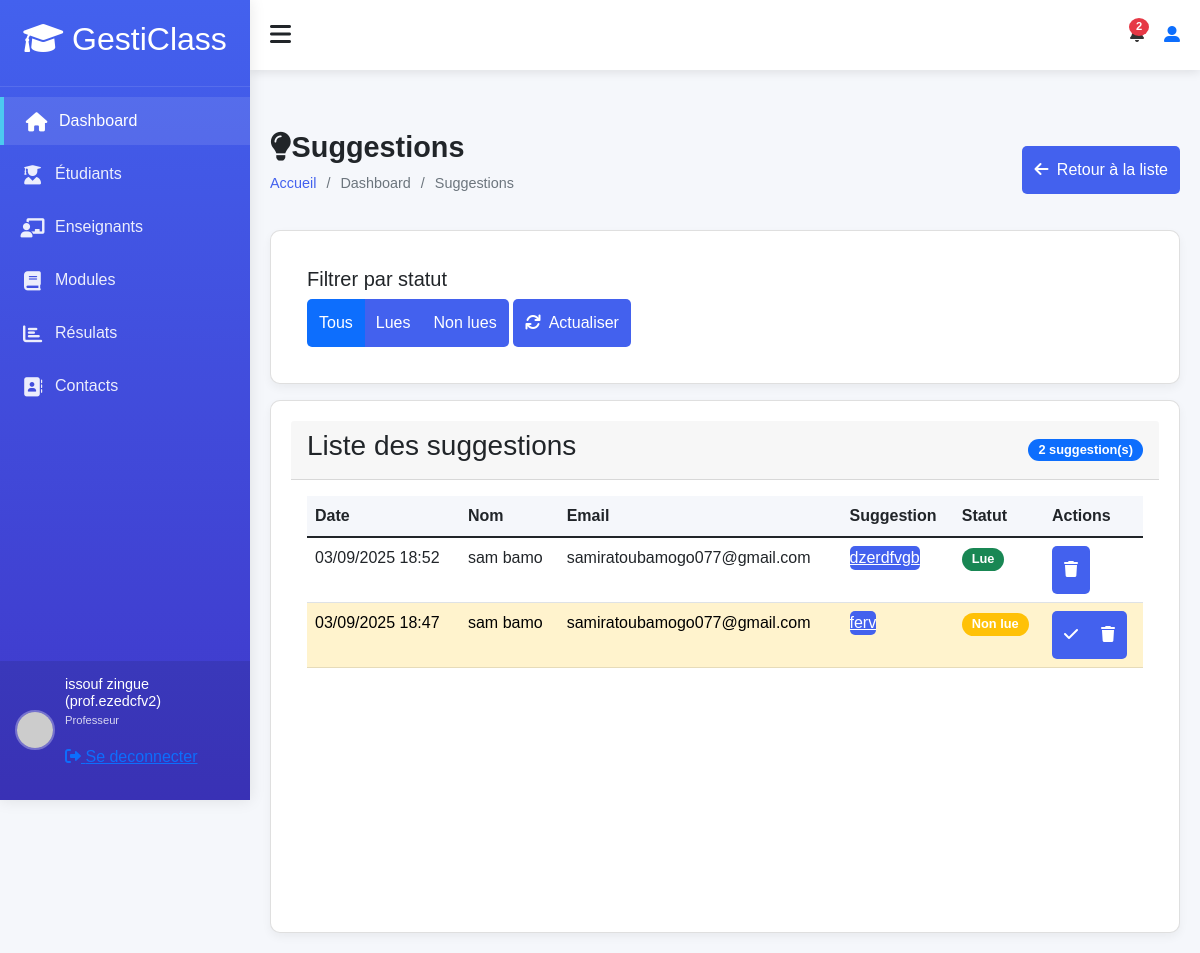
The app's page /dashboard/suggestions/ (signed in) with its own data.
### accounts/models.py (models this page shows, shortened)
class User(AbstractUser):
    ROLE_CHOICES = (
        ('admin', 'Administrateur'),
        ('teacher', 'Enseignant'),
        ('student', 'Élève'),
    )
    profil = models.CharField(max_length=10, choices=ROLE_CHOICES, default='student')
    phone = models.CharField(max_length=20, blank=True)
    birth_date = models.DateField(null=True, blank=True)
    photo = models.ImageField(upload_to='users/', null=True, blank=True)
    specialty = models.CharField(max_length=100, null=True, blank=True)
    hire_date = models.DateField(null=True, blank=True)
    address = models.TextField(blank=True)
    is_student = models.BooleanField(default=False)
    is_teacher = models.BooleanField(default=False)
    phone_number = models.CharField(max_length=15, blank=True)
    date_of_birth = models.DateField(null=True, blank=True)
    def __str__(self):
        return f"{self.first_name} {self.last_name} ({self.username})"
    def is_teacher(self):
        return self.profil == 'teacher'
    def is_student(self):
        return self.profil == 'student'
    class Meta:
        permissions = [
        ("peut_acceder_module", "Peut acceder au module"),
        ("peut_acceder_aux_eleve", "Peut acceder aux eleves"),
        ("peut_acceder_aux_enseignants", "peut acceder aux enseigants"),
        ("peut_acceder_aux_roles", "peut acceder aux roles"),
        ("peut_acceder_au_student_dashboard", "Peut accéder au tableau de bord étudiant"),
        ("peut_acceder_au_teacher_dashboard", "Peut accéder au tableau de bord enseignant"),
        ("peut_acceder_au_admin_dashboard", "Peut accéder au tableau de bord administrateur"),
        ("can_view_student_list", "Peut voir la liste des étudiants"),
        ("can_view_teacher_list", "Peut voir la liste des enseignants"),
        ("can_view_module_list", "Peut voir la liste des modules"),
        ("can_view_results_list", "Peut voir la liste résultats"),
        ("can_view_module_details", "Peut les details d'un module"),
        ("can_view_student_details", "Peut voir les détails d'un étudiant"),
        ("can_view_teacher_details", "Peut voir les détails d'un enseignant"),
        ("can_view_own_details", "Peut voir ses propres détails"),
        ("cans_view_results", "Peut voir les résultats"),
        ("can_view_own_results", "Peut voir ses propres résultats"),
        ("view_role", "Peut voir les rôles"),
        ("add_role", "Peut ajouter un rôle"),
        ("change_role", "Peut modifier un rôle"),
        ("delete_role", "Peut supprimer un rôle"),
        ("assign_role", "Peut assigner des rôles"),
        ("view_timetable", "Peut voir l'emploi du temps"),
        ("manage_timetable", "Peut gérer l'emploi du temps"),
        ("can_add_teacher", "Peut ajouter un enseignant"),
        ("can_add_student", "Peut ajouter un étudiant"),
        ("can_change_teacher", "Peut modifier un enseignant"),
        ("can_change_student", "Peut modifier un étudiant"),
        ("can_delete_teacher", "Peut supprimer un enseignant"),
        ("can_delete_student", "Peut supprimer un étudiant"),
        ("can_view_schoolinfo", "Peut voir les informations de l'école"),
        ("can_add_schoolinfo", "Peut ajouter les informations de l'école"),
        ("can_change_schoolinfo", "Peut modifier les informations de l'école"),
        ("can_delete_schoolinfo", "Peut supprimer les informations de l'école"),
        ]

class ContactMessage(models.Model):
    TYPE_CHOICES = [
        ('suggestion', 'Suggestion'),
        ('problem', 'Problème'),
        ('question', 'Question'),
        ('other', 'Autre'),
    ]
    STATUS_CHOICES = [
        ('new', 'Nouveau'),
        ('in_progress', 'En cours'),
        ('resolved', 'Résolu'),
        ('closed', 'Fermé'),
    ]
    user = models.ForeignKey(User, on_delete=models.SET_NULL, null=True, blank=True)
    name = models.CharField(max_length=100, verbose_name="Nom complet")
    email = models.EmailField(verbose_name="Email")
    message_type = models.CharField(max_length=20, choices=TYPE_CHOICES, verbose_name="Type de message")
    subject = models.CharField(max_length=200, verbose_name="Sujet")
    message = models.TextField(verbose_name="Message")
    status = models.CharField(max_length=20, choices=STATUS_CHOICES, default='new', verbose_name="Statut")
    is_read = models.BooleanField(default=False)
    created_at = models.DateTimeField(auto_now_add=True)
    updated_at = models.DateTimeField(auto_now=True)
    class Meta:
        ordering = ['-created_at']
        verbose_name = "Message de contact"
        verbose_name_plural = "Messages de contact"

### dashboard/views.py (the view)
# urls.py: path('suggestions/', views.suggestions_list,
@login_required
def suggestions_list(request):
    suggestions = ContactMessage.objects.all().order_by('-created_at')
    status_filter = request.GET.get('status', 'all')
    if status_filter == 'read':
        suggestions = suggestions.filter(is_read=True)
    elif status_filter == 'unread':
        suggestions = suggestions.filter(is_read=False)
    context = {
        'suggestions': suggestions,
        'status_filter': status_filter,
        'title': 'Suggestions des utilisateurs'
    }
    return render(request, 'suggestions/suggestions.html', context)

### templates/suggestions/suggestions.html (shortened to what this page needs)
{% extends 'models/base.html' %}
{% block content %}
<div class="content">
    <div class="page-title">
        <div>
            <h2><i class="fas fa-lightbulb"></i>Suggestions</h2>
            <ul class="breadcrumb">
                <li><a href="{% url 'dashboard:home' %}">Accueil</a></li>
                <li>Dashboard</li>
                <li>Suggestions</li>
            </ul>
        </div>
        <div class="btn-group">
            <a href="{% url 'dashboard:admin_dashboard' %}" class="btn btn-secondary">
                <i class="fas fa-arrow-left me-1"></i> Retour à la liste
            </a>
        </div>
    </div>
    <div class="card mb-3">
        <div class="card-body">
            <h5 class="card-title">Filtrer par statut</h5>
            <div class="btn-group" role="group">
                <a href="?status=all" class="btn btn-outline-primary {% if status_filter == 'all' %}active{% endif %}">Tous</a>
                <a href="?status=read" class="btn btn-outline-success {% if status_filter == 'read' %}active{% endif %}">Lues</a>
                <a href="?status=unread" class="btn btn-outline-warning {% if status_filter == 'unread' %}active{% endif %}">Non lues</a>
            </div>
            <div class="btn-group">
                <a href="{% url 'dashboard:suggestions_list' %}" class="btn btn-secondary">
                    <i class="fas fa-sync me-1"></i> Actualiser
                </a>
            </div>
        </div>
    </div>
    <div class="card">
        <div class="card-header d-flex justify-content-between align-items-center">
            <h3>Liste des suggestions</h3>
            <span class="badge bg-primary">{{ suggestions.count }} suggestion(s)</span>
        </div>
        <div class="card-body">
            {% if suggestions %}
            <div class="table-responsive">
                <table class="table table-hover">
                    <thead>
                        <tr>
                            <th>Date</th>
                            <th>Nom</th>
                            <th>Email</th>
                            <th>Suggestion</th>
                            <th>Statut</th>
                            <th>Actions</th>
                        </tr>
                    </thead>
                    <tbody>
                        {% for suggestion in suggestions %}
                        <tr class="{% if not suggestion.is_read %}table-warning{% endif %}">
                            <td>{{ suggestion.created_at|date:"d/m/Y H:i" }}</td>
                            <td>{{ suggestion.name }}</td>
                            <td>{{ suggestion.email }}</td>
                            <td>
                                <button type="button" class="btn btn-link p-0 text-start" data-bs-toggle="modal"
                                        data-bs-target="#suggestionModal" data-id="{{ suggestion.id }}">
                                    {{ suggestion.message|truncatewords:10 }}
                                </button>
                            </td>
                            <td>
                                {% if suggestion.is_read %}
                                    <span class="badge bg-success">Lue</span>
                                {% else %}
                                    <span class="badge bg-warning">Non lue</span>
                                {% endif %}
                            </td>
                            <td>
                                <div class="btn-group">
                                    {% if not suggestion.is_read %}
                                    <a href="{% url 'dashboard:mark_suggestion_read' suggestion.id %}"
                                    class="btn btn-sm btn-outline-success" title="Marquer comme lue">
                                        <i class="fas fa-check"></i>
                                    </a>
                                    {% endif %}
                                    <a href="{% url 'dashboard:delete_suggestion' suggestion.id %}"
                                    class="btn btn-sm btn-outline-danger"
                                    onclick="return confirm('Êtes-vous sûr de vouloir supprimer cette suggestion ?')"
                                    title="Supprimer">
                                        <i class="fas fa-trash"></i>
                                    </a>
                                </div>
                            </td>
                        </tr>
                        {% endfor %}
                    </tbody>
                </table>
            </div>
            {% else %}
            <div class="alert alert-info">
                <i class="fas fa-info-circle"></i> Aucune suggestion pour le moment.
            </div>
            {% endif %}
        </div>
    </div>
</div>
{% endblock %}

### templates/models/sidebar.html (shortened to what this page needs)
<div class="sidebar" id="sidebar">
    <div class="sidebar-header">
        <h2><i class="fas fa-graduation-cap text-white"></i> GestiClass</h2>
    </div>
    <div class="sidebar-menu">
        <ul>
            <li><a href="{% url 'dashboard:home' %}" class="active"><i class="fas fa-home"></i> Dashboard</a></li>
            <li><a href="{% url 'accounts:students_list' %}"><i class="fas fa-user-graduate"></i> Étudiants</a></li>
            {% if perms.accounts.peut_acceder_aux_enseignants %}
            <li><a href="{% url 'accounts:teachers_list' %}" ><i class="fas fa-chalkboard-teacher"></i> Enseignants</a></li>
            {% endif %}
            {% if perms.accounts.peut_acceder_module %}
            <li><a href="{% url 'accounts:modules_list' %}"><i class="fas fa-book"></i> Modules</a></li>
            {% endif %}
            <li><a href="{% url 'accounts:results_list' %}"><i class="fas fa-chart-bar"></i> Résulats</a></li>
            <li><a href="{% url 'accounts:contact' %}"><i class="fas fa-address-book"></i> Contacts</a></li>
        </ul>
    </div>
    <div class="user-profile">
        <img src="https://ui-avatars.com/api/?name=Admin+User&background=random" alt="User">
        <div class="user-info">
            <h4>{{ user }}</h4>
            <p>
                {% if user.profil == 'student' %}
                    Eleve
                {% elif user.profil == 'teacher' %}
                    Professeur
                {% elif user.profil == 'admin' %}
                    Admin
                {% endif %}
                <div>
                    <a  href="{% url 'accounts:logout' %}">
                        <i class="fas fa-sign-out-alt" ></i>
                        <span>Se deconnecter</span>
                    </a>
                </div>
            </p>
        </div>
    </div>
</div>

### templates/models/base.html (style rules this page uses)
:root { --primary: #4361ee; --secondary: #3f37c9; --success: #4cc9f0; --info: #4895ef; --warning: #f72585; --danger: #e63946; --light: #f8f9fa; --dark: #212529; --sidebar-width: 250px; --header-height: 70px; --transition: all 0.3s ease; }
* { margin: 0; padding: 0; box-sizing: border-box; font-family: 'Poppins', sans-serif; }
body { background-color: #f5f7fb; color: #333; overflow-x: hidden; }
.sidebar { width: var(--sidebar-width); background: linear-gradient(180deg, var(--primary) 0%, var(--secondary) 100%); color: white; height: 100vh; position: fixed; transition: var(--transition); z-index: 1000; box-shadow: 0 0 15px rgba(0, 0, 0, 0.1); }
.sidebar-header { padding: 20px; text-align: center; border-bottom: 1px solid rgba(255, 255, 255, 0.1); }
.sidebar-menu { padding: 10px 0; }
.sidebar-menu ul { list-style: none; padding: 0; margin: 0; }
.sidebar-menu li { margin-bottom: 5px; }
.sidebar-menu a { display: flex; align-items: center; padding: 12px 20px; color: rgba(255, 255, 255, 0.9); text-decoration: none; transition: var(--transition); font-size: 1rem; }
.sidebar-menu a:hover, .sidebar-menu a.active { background-color: rgba(255, 255, 255, 0.1); color: white; border-left: 4px solid var(--success); }
.sidebar-menu i { margin-right: 10px; font-size: 1.2rem; width: 25px; text-align: center; }
.user-profile { position: absolute; bottom: 0; width: 100%; padding: 15px; background-color: rgba(0, 0, 0, 0.1); display: flex; align-items: center; }
.user-profile img { width: 40px; height: 40px; border-radius: 50%; object-fit: cover; margin-right: 10px; border: 2px solid rgba(255, 255, 255, 0.3); }
.user-info h4 { font-size: 0.9rem; margin-bottom: 2px; }
.user-info p { font-size: 0.7rem; opacity: 0.8; }
.content { padding: 20px; }
.page-title { margin-bottom: 20px; display: flex; justify-content: space-between; align-items: center; }
.page-title h2 { font-size: 1.8rem; color: var(--dark); font-weight: 600; }
.breadcrumb { display: flex; list-style: none; }
.breadcrumb li { margin-right: 10px; font-size: 0.9rem; color: #6c757d; }
.breadcrumb li:after { content: '/'; margin-left: 10px; }
.breadcrumb li:last-child:after { content: ''; }
.breadcrumb li a { color: var(--primary); text-decoration: none; }
.card { background-color: white; border-radius: 10px; box-shadow: 0 4px 10px rgba(0, 0, 0, 0.05); padding: 20px; transition: var(--transition); }
.table-responsive { min-height: 400px; }
.btn { display: block; padding: 12px; background-color: var(--primary); color: white; border: none; border-radius: 5px; cursor: pointer; font-size: 1rem; transition: var(--transition); }
.sidebar { width: var(--sidebar-width); transition: var(--transition); }

### templates/suggestions/suggestions.html (style rules this page uses)
.table th { background-color: #f5f7fb; font-weight: bold; }
.badge { padding: 5px 10px; border-radius: 12px; font-size: 0.8rem; }

### records on screen
User: first_name+last_name+username "issouf zingue (prof.ezedcfv2)"
ContactMessage: created_at "03/09/2025 18:52", name "sam bamo", email "samiratoubamogo077@gmail.com", message "dzerdfvgb", is_read "Lue"
ContactMessage: created_at "03/09/2025 18:47", name "sam bamo", email "samiratoubamogo077@gmail.com", message "ferv", is_read "Non lue"

### other values on screen
{{ suggestions.count }} "2"
